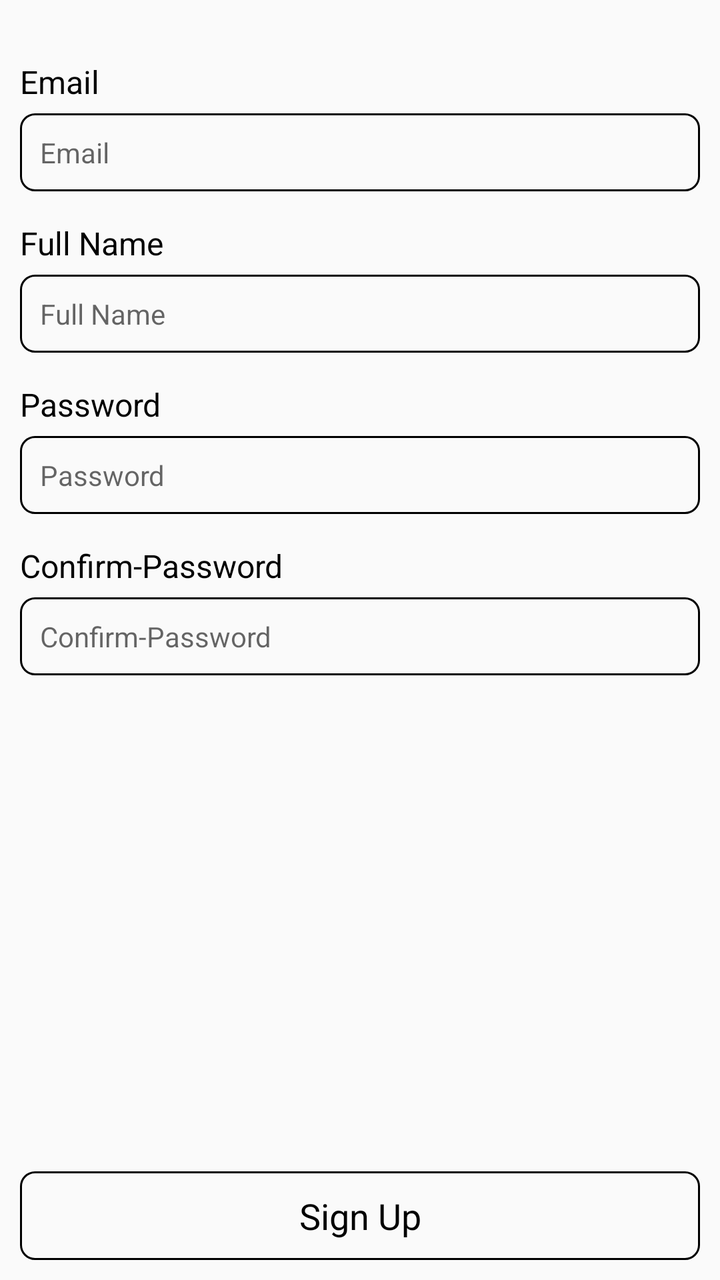
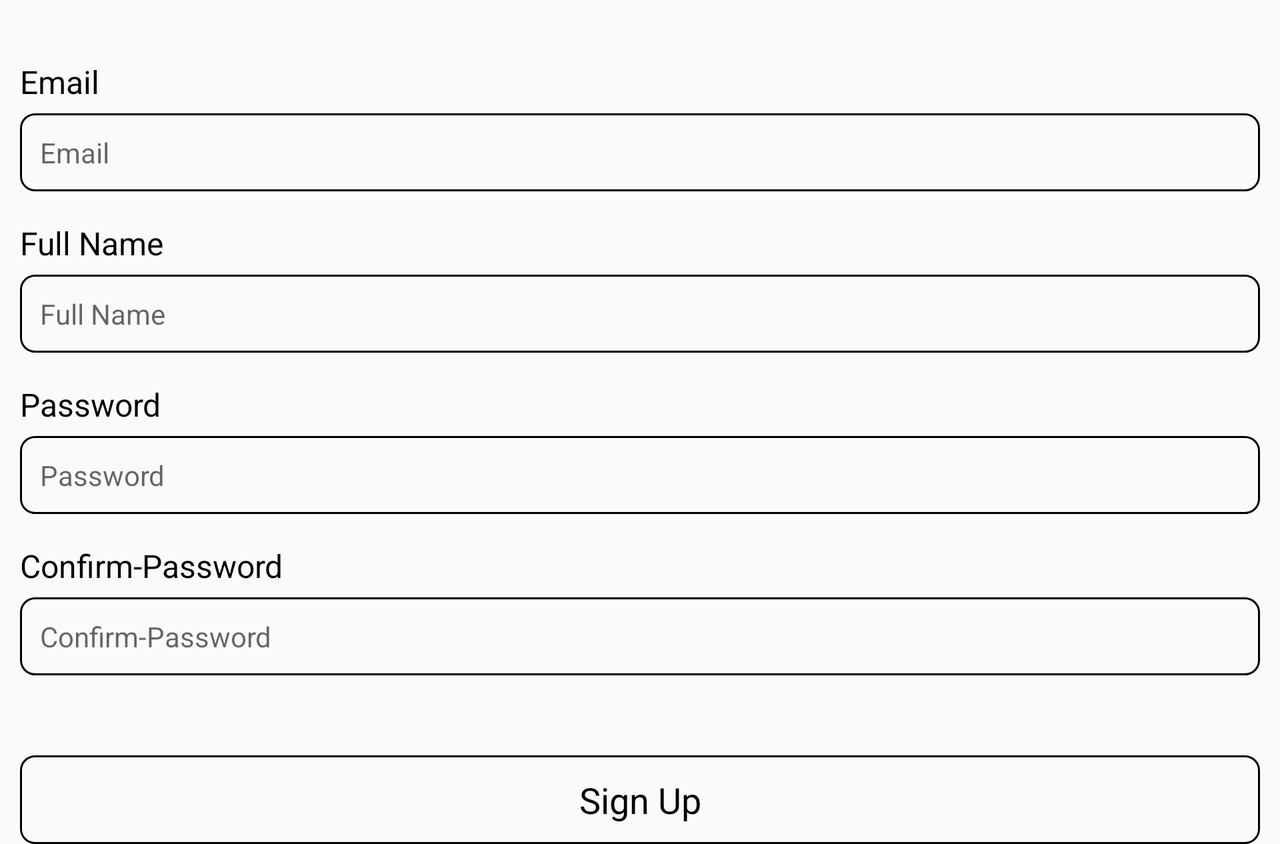

One screen, two layout resources from the same app: the default and the repository's alternative for another configuration. Each is rendered where Android would select it; the XML of both is given below.
<!-- AndroidManifest.xml: application theme Theme.RideCellAndroidProject -->
<!-- res/layout/activity_sign_up.xml -->
<?xml version="1.0" encoding="utf-8"?>
<RelativeLayout xmlns:android="http://schemas.android.com/apk/res/android"
    xmlns:tools="http://schemas.android.com/tools"
    android:layout_width="match_parent"
    android:layout_height="match_parent"
    tools:context=".activities.SignInActivity">

    <ProgressBar
        android:id="@+id/progress_bar"
        android:layout_width="wrap_content"
        android:layout_height="wrap_content"
        android:layout_centerInParent="true"
        android:visibility="gone" />

    <TextView
        android:id="@+id/email_text_view"
        android:layout_width="wrap_content"
        android:layout_height="wrap_content"
        android:layout_marginStart="@dimen/margin_10dp"
        android:layout_marginTop="@dimen/margin_30dp"
        android:layout_marginEnd="@dimen/margin_10dp"
        android:layout_marginBottom="@dimen/dimen_5dp"
        android:text="@string/email_text"
        android:textColor="@color/black"
        android:textSize="@dimen/text_16sp" />

    <EditText
        android:id="@+id/email_edit_text"
        android:layout_width="match_parent"
        android:layout_height="wrap_content"
        android:layout_below="@id/email_text_view"
        android:layout_marginStart="@dimen/margin_10dp"
        android:layout_marginEnd="@dimen/margin_10dp"
        android:autofillHints="emailAddress"
        android:background="@drawable/rectangle_border"
        android:hint="@string/email_text"
        android:inputType="textEmailAddress"
        android:padding="@dimen/margin_10dp"
        android:textSize="@dimen/text_14sp" />

    <TextView
        android:id="@+id/full_name_text_view"
        android:layout_width="wrap_content"
        android:layout_height="wrap_content"
        android:layout_marginStart="@dimen/margin_10dp"
        android:layout_marginTop="@dimen/margin_15dp"
        android:layout_marginEnd="@dimen/margin_10dp"
        android:layout_marginBottom="@dimen/dimen_5dp"
        android:text="@string/full_name_text"
        android:textColor="@color/black"
        android:textSize="@dimen/text_16sp"
        android:layout_below="@id/email_edit_text" />

    <EditText
        android:id="@+id/full_name_edit_text"
        android:layout_width="match_parent"
        android:layout_height="wrap_content"
        android:layout_below="@id/full_name_text_view"
        android:layout_marginStart="@dimen/margin_10dp"
        android:layout_marginEnd="@dimen/margin_10dp"
        android:autofillHints="emailAddress"
        android:background="@drawable/rectangle_border"
        android:hint="@string/full_name_text"
        android:inputType="textEmailAddress"
        android:padding="@dimen/margin_10dp"
        android:textSize="@dimen/text_14sp" />

    <TextView
        android:id="@+id/password_text_view"
        android:layout_width="wrap_content"
        android:layout_height="wrap_content"
        android:layout_below="@id/full_name_edit_text"
        android:layout_marginStart="@dimen/margin_10dp"
        android:layout_marginTop="@dimen/margin_15dp"
        android:layout_marginEnd="@dimen/margin_10dp"
        android:text="@string/password_text"
        android:textColor="@color/black"
        android:textSize="@dimen/text_16sp" />

    <EditText
        android:id="@+id/password_edit_text"
        android:layout_width="match_parent"
        android:layout_height="wrap_content"
        android:layout_below="@id/password_text_view"
        android:layout_marginStart="@dimen/margin_10dp"
        android:layout_marginTop="@dimen/dimen_5dp"
        android:layout_marginEnd="@dimen/margin_10dp"
        android:autofillHints="password"
        android:background="@drawable/rectangle_border"
        android:hint="@string/password_text"
        android:inputType="textPassword"
        android:padding="@dimen/margin_10dp"
        android:textSize="@dimen/text_14sp" />

    <TextView
        android:id="@+id/confirm_password_text_view"
        android:layout_width="wrap_content"
        android:layout_height="wrap_content"
        android:layout_below="@id/password_edit_text"
        android:layout_marginStart="@dimen/margin_10dp"
        android:layout_marginTop="@dimen/margin_15dp"
        android:layout_marginEnd="@dimen/margin_10dp"
        android:text="@string/confirm_password_text"
        android:textColor="@color/black"
        android:textSize="@dimen/text_16sp" />

    <EditText
        android:id="@+id/confirm_password_edit_text"
        android:layout_width="match_parent"
        android:layout_height="wrap_content"
        android:layout_below="@id/confirm_password_text_view"
        android:layout_marginStart="@dimen/margin_10dp"
        android:layout_marginTop="@dimen/dimen_5dp"
        android:layout_marginEnd="@dimen/margin_10dp"
        android:autofillHints="password"
        android:background="@drawable/rectangle_border"
        android:hint="@string/confirm_password_text"
        android:inputType="textPassword"
        android:padding="@dimen/margin_10dp"
        android:textSize="@dimen/text_14sp" />

    <TextView
        android:id="@+id/sign_up"
        android:layout_width="match_parent"
        android:layout_height="wrap_content"
        android:layout_alignParentBottom="true"
        android:layout_marginStart="@dimen/margin_10dp"
        android:layout_marginEnd="@dimen/margin_10dp"
        android:layout_marginBottom="@dimen/margin_10dp"
        android:background="@drawable/rectangle_border"
        android:gravity="center_horizontal"
        android:padding="@dimen/margin_10dp"
        android:text="@string/sign_up"
        android:textColor="@color/black"
        android:textSize="@dimen/text_18sp" />

</RelativeLayout>
<!-- resources referenced by this layout -->
<resources>
  <color name="black">#FF000000</color>
  <dimen name="dimen_5dp">5dp</dimen>
  <dimen name="margin_10dp">10dp</dimen>
  <dimen name="margin_15dp">15dp</dimen>
  <dimen name="margin_30dp">30dp</dimen>
  <dimen name="text_14sp">14sp</dimen>
  <dimen name="text_16sp">16sp</dimen>
  <dimen name="text_18sp">18sp</dimen>
  <!-- drawable rectangle_border (drawable) -->
  <?xml version="1.0" encoding="utf-8"?>
  <shape xmlns:android="http://schemas.android.com/apk/res/android"
      android:shape="rectangle">
      <stroke
          android:width="@dimen/dimen_1dp"
          android:color="@color/black" />
      <padding
          android:bottom="@dimen/dimen_5dp"
          android:left="@dimen/dimen_5dp"
          android:right="@dimen/dimen_5dp"
          android:top="@dimen/dimen_5dp" />
      <corners
          android:bottomLeftRadius="@dimen/dimen_7dp"
          android:bottomRightRadius="@dimen/dimen_7dp"
          android:topLeftRadius="@dimen/dimen_7dp"
          android:topRightRadius="@dimen/dimen_7dp" />
  </shape>
  <string name="confirm_password_text">Confirm-Password</string>
  <string name="email_text">Email</string>
  <string name="full_name_text">Full Name</string>
  <string name="password_text">Password</string>
  <string name="sign_up">Sign Up</string>
  <style name="Theme.RideCellAndroidProject" parent="Theme.AppCompat.Light.DarkActionBar">
          
          <item name="colorPrimary">@color/purple_500</item>
          <item name="colorPrimaryDark">@color/purple_700</item>
          <item name="colorAccent">@color/teal_200</item>
          
      </style>
  <dimen name="dimen_1dp">1dp</dimen>
  <dimen name="dimen_7dp">7dp</dimen>
  <color name="purple_500">#FF6200EE</color>
  <color name="purple_700">#FF3700B3</color>
  <color name="teal_200">#FF03DAC5</color>
</resources>
<!-- res/layout-land/activity_sign_up.xml (the repository's variant of the layout above) -->
<!-- drawn on the phone turned sideways -->
<?xml version="1.0" encoding="utf-8"?>
<ScrollView xmlns:android="http://schemas.android.com/apk/res/android"
    xmlns:tools="http://schemas.android.com/tools"
    android:layout_width="match_parent"
    android:layout_height="match_parent"
    tools:context=".activities.SignInActivity">

    <RelativeLayout
        android:layout_width="match_parent"
        android:layout_height="wrap_content"
        tools:context=".activities.SignInActivity">

        <ProgressBar
            android:id="@+id/progress_bar"
            android:layout_width="wrap_content"
            android:layout_height="wrap_content"
            android:layout_centerInParent="true"
            android:visibility="gone" />

        <TextView
            android:id="@+id/email_text_view"
            android:layout_width="wrap_content"
            android:layout_height="wrap_content"
            android:layout_marginStart="@dimen/margin_10dp"
            android:layout_marginTop="@dimen/margin_30dp"
            android:layout_marginEnd="@dimen/margin_10dp"
            android:layout_marginBottom="@dimen/dimen_5dp"
            android:text="@string/email_text"
            android:textColor="@color/black"
            android:textSize="@dimen/text_16sp" />

        <EditText
            android:id="@+id/email_edit_text"
            android:layout_width="match_parent"
            android:layout_height="wrap_content"
            android:layout_below="@id/email_text_view"
            android:layout_marginStart="@dimen/margin_10dp"
            android:layout_marginEnd="@dimen/margin_10dp"
            android:autofillHints="emailAddress"
            android:background="@drawable/rectangle_border"
            android:hint="@string/email_text"
            android:inputType="textEmailAddress"
            android:padding="@dimen/margin_10dp"
            android:textSize="@dimen/text_14sp" />

        <TextView
            android:id="@+id/full_name_text_view"
            android:layout_width="wrap_content"
            android:layout_height="wrap_content"
            android:layout_below="@id/email_edit_text"
            android:layout_marginStart="@dimen/margin_10dp"
            android:layout_marginTop="@dimen/margin_15dp"
            android:layout_marginEnd="@dimen/margin_10dp"
            android:layout_marginBottom="@dimen/dimen_5dp"
            android:text="@string/full_name_text"
            android:textColor="@color/black"
            android:textSize="@dimen/text_16sp" />

        <EditText
            android:id="@+id/full_name_edit_text"
            android:layout_width="match_parent"
            android:layout_height="wrap_content"
            android:layout_below="@id/full_name_text_view"
            android:layout_marginStart="@dimen/margin_10dp"
            android:layout_marginEnd="@dimen/margin_10dp"
            android:autofillHints="emailAddress"
            android:background="@drawable/rectangle_border"
            android:hint="@string/full_name_text"
            android:inputType="textEmailAddress"
            android:padding="@dimen/margin_10dp"
            android:textSize="@dimen/text_14sp" />

        <TextView
            android:id="@+id/password_text_view"
            android:layout_width="wrap_content"
            android:layout_height="wrap_content"
            android:layout_below="@id/full_name_edit_text"
            android:layout_marginStart="@dimen/margin_10dp"
            android:layout_marginTop="@dimen/margin_15dp"
            android:layout_marginEnd="@dimen/margin_10dp"
            android:text="@string/password_text"
            android:textColor="@color/black"
            android:textSize="@dimen/text_16sp" />

        <EditText
            android:id="@+id/password_edit_text"
            android:layout_width="match_parent"
            android:layout_height="wrap_content"
            android:layout_below="@id/password_text_view"
            android:layout_marginStart="@dimen/margin_10dp"
            android:layout_marginTop="@dimen/dimen_5dp"
            android:layout_marginEnd="@dimen/margin_10dp"
            android:autofillHints="password"
            android:background="@drawable/rectangle_border"
            android:hint="@string/password_text"
            android:inputType="textPassword"
            android:padding="@dimen/margin_10dp"
            android:textSize="@dimen/text_14sp" />

        <TextView
            android:id="@+id/confirm_password_text_view"
            android:layout_width="wrap_content"
            android:layout_height="wrap_content"
            android:layout_below="@id/password_edit_text"
            android:layout_marginStart="@dimen/margin_10dp"
            android:layout_marginTop="@dimen/margin_15dp"
            android:layout_marginEnd="@dimen/margin_10dp"
            android:text="@string/confirm_password_text"
            android:textColor="@color/black"
            android:textSize="@dimen/text_16sp" />

        <EditText
            android:id="@+id/confirm_password_edit_text"
            android:layout_width="match_parent"
            android:layout_height="wrap_content"
            android:layout_below="@id/confirm_password_text_view"
            android:layout_marginStart="@dimen/margin_10dp"
            android:layout_marginTop="@dimen/dimen_5dp"
            android:layout_marginEnd="@dimen/margin_10dp"
            android:layout_marginBottom="@dimen/margin_30dp"
            android:autofillHints="password"
            android:background="@drawable/rectangle_border"
            android:hint="@string/confirm_password_text"
            android:inputType="textPassword"
            android:padding="@dimen/margin_10dp"
            android:textSize="@dimen/text_14sp" />

        <TextView
            android:id="@+id/sign_up"
            android:layout_width="match_parent"
            android:layout_height="wrap_content"
            android:layout_below="@id/confirm_password_edit_text"
            android:layout_alignParentBottom="true"
            android:layout_marginStart="@dimen/margin_10dp"
            android:layout_marginEnd="@dimen/margin_10dp"
            android:layout_marginBottom="@dimen/margin_10dp"
            android:background="@drawable/rectangle_border"
            android:gravity="center_horizontal"
            android:padding="@dimen/margin_10dp"
            android:text="@string/sign_up"
            android:textColor="@color/black"
            android:textSize="@dimen/text_18sp" />

    </RelativeLayout>
</ScrollView>
